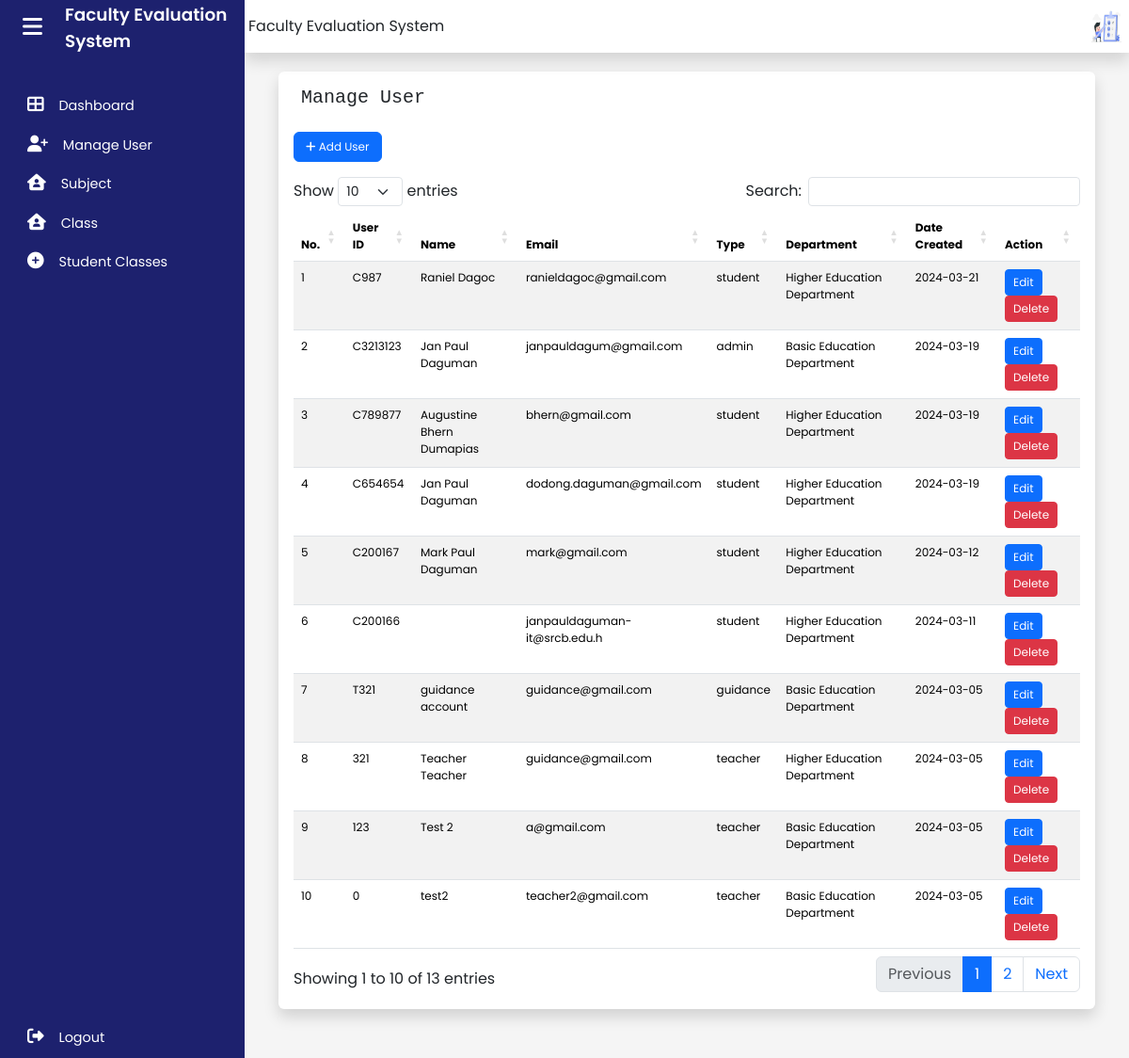
Page /admin/manageUser.php on the committed database.
### tables this page shows
CREATE TABLE `user` (
  `id` int(11) NOT NULL,
  `user-id` varchar(50) NOT NULL,
  `firstname` varchar(50) NOT NULL,
  `lastname` varchar(50) NOT NULL,
  `email` varchar(50) NOT NULL,
  `password` varchar(20) NOT NULL,
  `created_by` int(11) NOT NULL,
  `type` varchar(15) NOT NULL,
  `department` int(11) NOT NULL,
  `date_created` date DEFAULT current_timestamp(),
  `date_updated` date DEFAULT NULL
);

### admin/manageUser.php (the view, shortened to what this page needs)
<!DOCTYPE html>
<html lang="en">
<head>
    <link href="https://cdn.jsdelivr.net/npm/bootstrap@5.3.2/dist/css/bootstrap.min.css" rel="stylesheet"
>
    <link rel="stylesheet" type="text/css" href="https://cdn.datatables.net/1.11.5/css/dataTables.bootstrap5.min.css">
    <link rel="stylesheet" href="css/dashboard.css">
</head>
<body>
    <div class="wrapper">
    <aside id="sidebar"  class="expand">
            <div class="d-flex">
                <button class="toggle-btn" type="button">
                    <i class="fa-solid fa-bars"></i>
                </button>
                <div class="sidebar-logo">
                    <a href="#">Faculty Evaluation System</a>
                </div>
            </div>
            <ul class="sidebar-nav">
                <li class="sidebar-item ">
                    <a href="dashboard.php" class="sidebar-link">
                        <i class="fa-solid fa-table-cells-large"></i>
                        <span>Dashboard</span>
                    </a>
                </li>
                <li class="sidebar-item">
                    <a href="manageUser.php" class="sidebar-link active">
                        <i class="fa-solid fa-user-plus"></i>
                        <span>Manage User</span>
                    </a>
                </li>
                <li class="sidebar-item">
                    <a href="manageSubject.php" class="sidebar-link">
                        <i class="fa-solid fa-house-user"></i>
                        <span>Subject</span>
                    </a>
                </li>
                <li class="sidebar-item">
                    <a href="manageClass.php" class="sidebar-link">
                        <i class="fa-solid fa-house-user"></i>
                        <span>Class</span>
                    </a>
                </li>
                <li class="sidebar-item">
                    <a href="manageStudentClasses.php" class="sidebar-link">
                        <i class="fa-solid fa-circle-plus"></i>
                        <span>Student Classes</span>
                    </a>
                </li>
            </ul>
            <div class="sidebar-footer">
                <a href="../logout.php" class="sidebar-link">
                <i class="fas fa-sign-out-alt"></i>
                    <span>Logout</span>
                </a>
            </div>
        </aside>
        <div class="main" style="background-color: #F5F5F5;">
            <nav class="navbar navbar-expand px-1 py-2 shadow p-1 mb-3 bg-body roundedsticky-top">
                <div class="navbar-collapse">
                    <label>Faculty Evaluation System</label>
                </div>
                <div class="navbar-collapse collapse">
                    <ul class="navbar-nav ms-auto">
                        <li class="nav-item dropdown">
                            <a href="#" data-bs-toggle="dropdown" class="nav-icon pe-md-0">
                                <img src="../img/cartoon-man-leaving-review.jpg" class="avatar img-fluid" alt="">
                            </a>
                        </li>
                    </ul>
                </div>
            </nav>
            <div id="page-content" class="col-md-12 px-5 py-1" >
            <div class="row">
            <div class="container-fluid shadow p-3 mb-5 bg-body rounded ">
        <div class="d-grid gap-2 col-2 mx-2">
            <h5>
                <p class="font-monospace "  style=" font-size: 20px !important;">Manage User</p>
            </h5>
        </div>
            <button type="button" class="btn btn-primary mx-auto "  style=" font-size: 12px !important;" data-bs-toggle="modal"
            data-bs-target="#staticBackdrop">
            <i class="fa-solid fa-plus"></i>
            Add User
            </button>
                        <?php include "editdata.php";
                        ?>
            <div class="table-responsive">
        <table id="example" class="table table-striped" style="width:100%; font-size: 12px !important;">
            <thead>
                <tr>
                    <th>No.</th>
                    <th>User ID</th>
                    <th>Name</th>
                    <th>Email</th>
                    <th>Type</th>
                    <th>Department</th>
                    <th>Date Created</th>
                    <th>Action</th>
                </tr>
            </thead>
            <tbody>
                <?php
                $sqlquery = mysqli_query($con, "SELECT * FROM user ORDER BY id DESC;");
                $i = 1;
                while ($rows = mysqli_fetch_array($sqlquery)) {
                ?>
                <tr class="mt-4">
                     <td><?php echo $i++; ?></td>
                    <td><?php echo $rows['user-id']; ?></td>
                    <td><?php echo $rows['firstname'].' '.$rows['lastname'] ; ?></td>
                    <td><?php echo $rows['email']; ?></td>
                    <td><?php echo $rows['type']; ?></td>
                    <td><?php echo ($rows['department'] == 1) ? 'Basic Education Department' : 'Higher Education
                        Department'; ?></td>
                    <td><?php echo $rows['date_created']; ?></td>
                    <td>
                        <div class="d-none d-lg-inline">
                            <button type="button" class="btn btn-primary btn-sm edit-btn" data-bs-toggle="modal" style="font-size: 12px !important;"
                                data-bs-target="#editModal" data-user-id="<?php echo $rows['user-id']; ?>">Edit
                            </button>
                            <button type="button" class="btn btn-danger btn-sm delete-btn" style="font-size: 12px !important;" data-id="<?php echo $rows['id']; ?>">Delete</button>
                        </div>
                </tr>
                <?php
                }
                ?>
            </tbody>
        </table>
            </div>
        </div>
            </div>
        </div>
    </div>
</body>
</html>

### admin/css/dashboard.css (style rules this page uses)
a { text-decoration: none; }
li { list-style: none; }
body { font-family: 'Poppins', sans-serif; }
.wrapper { display: flex; }
.main { display: flex; flex-direction: column; min-height: 100vh; width: 100%; overflow: hidden; transition: all 0.35s ease-in-out; background-color: #fff; min-width: 0; }
#sidebar { width: 70px; min-width: 70px; z-index: 1000; transition: all .25s ease-in-out; background-color: #1d216e !important; display: flex; flex-direction: column; }
#sidebar.expand { width: 260px; min-width: 260px; }
.toggle-btn { background-color: transparent; cursor: pointer; border: 0; padding: 1rem 1.5rem; }
.toggle-btn i { font-size: 1.5rem; color: #FFF; }
.sidebar-logo { margin: auto 0; }
.sidebar-logo a { color: #FFF; font-size: 1.15rem; font-weight: 600; }
#sidebar.expand .sidebar-logo, #sidebar.expand a.sidebar-link span { animation: fadeIn .25s ease; }
.sidebar-nav { padding: 2rem 0; flex: 1 1 auto; }
a.sidebar-link { padding: .625rem 1.625rem; color: #FFF; display: block; font-size: 0.9rem; white-space: nowrap; border-left: 3px solid transparent; }
.sidebar-link i, .dropdown-item i { font-size: 1.1rem; margin-right: .75rem; }
.sidebar-item { position: relative; }
.navbar { background-color: #ffffff; box-shadow: 0 0 2rem 0 rgba(33, 37, 41, .1); }
.navbar-expand .navbar-collapse { min-width: 200px; }
.avatar { height: 40px; width: 40px; }

### rows in the picture
user: value "C987", firstname "Raniel", lastname "Dagoc", email "ranieldagoc@gmail.com", type "student", department "Higher Education Department", date_created "2024-03-21"
user: value "C3213123", firstname "Jan Paul", lastname "Daguman", email "janpauldagum@gmail.com", type "admin", department "Basic Education Department", date_created "2024-03-19"
user: value "C789877", firstname "Augustine Bhern", lastname "Dumapias", email "bhern@gmail.com", type "student", department "Higher Education Department", date_created "2024-03-19"
user: value "C654654", firstname "Jan Paul", lastname "Daguman", email "dodong.daguman@gmail.com", type "student", department "Higher Education Department", date_created "2024-03-19"
user: value "C200167", firstname "Mark Paul", lastname "Daguman", email "mark@gmail.com", type "student", department "Higher Education Department", date_created "2024-03-12"
user: value "C200166", email "janpauldaguman-it@srcb.edu.h", type "student", department "Higher Education Department", date_created "2024-03-11"
user: value "T321", firstname "guidance", lastname "account", email "guidance@gmail.com", type "guidance", department "Basic Education Department", date_created "2024-03-05"
user: value "321", firstname "Teacher", lastname "Teacher", email "guidance@gmail.com", type "teacher", department "Higher Education Department", date_created "2024-03-05"
user: value "123", firstname "Test", lastname "2", email "a@gmail.com", type "teacher", department "Basic Education Department", date_created "2024-03-05"
user: value "0", firstname "test2", email "teacher2@gmail.com", type "teacher", department "Basic Education Department", date_created "2024-03-05"
